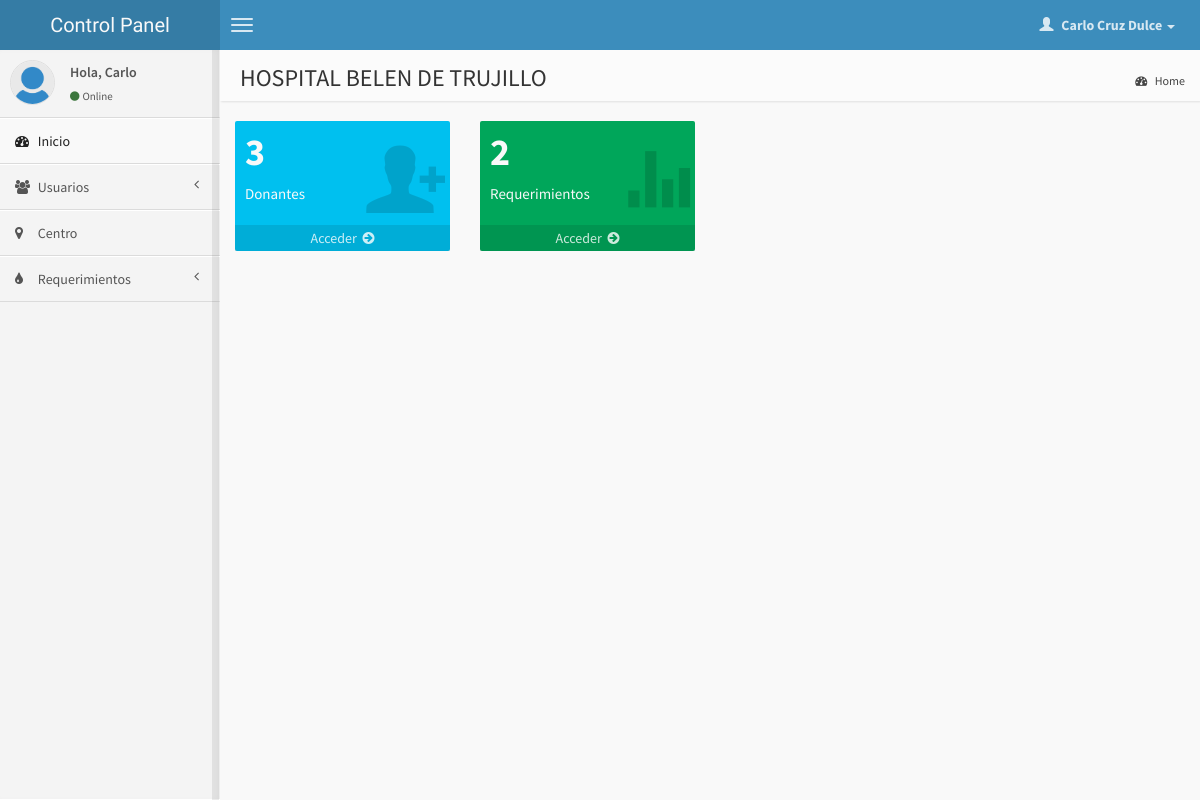
Screenshot of /admin/index.php (signed in) with the database file from the repository.
### tables this page shows
CREATE TABLE IF NOT EXISTS `personal` (
  `id` int(11) NOT NULL,
  `idcentro` int(11) NOT NULL,
  `username` varchar(20) NOT NULL,
  `email` varchar(100) NOT NULL,
  `password` varchar(10) NOT NULL,
  `nombre` varchar(100) NOT NULL,
  `imagen` varchar(100) NOT NULL DEFAULT 'noimagen.jpg',
  `permisos` char(1) NOT NULL DEFAULT '1',
  `fecha` timestamp NOT NULL DEFAULT CURRENT_TIMESTAMP,
  `estado` char(1) NOT NULL DEFAULT '1'
);

CREATE TABLE IF NOT EXISTS `centros` (
  `institucion` varchar(100) DEFAULT NULL,
  `id` int(8) NOT NULL DEFAULT '0',
  `nombre` varchar(100) DEFAULT NULL,
  `clasificacion` varchar(100) DEFAULT NULL,
  `tipo` varchar(50) DEFAULT NULL,
  `departamento` varchar(50) DEFAULT NULL,
  `provincia` varchar(50) DEFAULT NULL,
  `distrito` varchar(50) DEFAULT NULL,
  `ubigeo` int(6) DEFAULT NULL,
  `direccion` varchar(200) DEFAULT NULL,
  `coddisa` int(2) DEFAULT NULL,
  `codred` int(2) DEFAULT NULL,
  `codmicrorred` int(2) DEFAULT NULL,
  `disa` varchar(20) DEFAULT NULL,
  `red` varchar(50) DEFAULT NULL,
  `microrred` varchar(100) DEFAULT NULL,
  `codue` int(4) DEFAULT NULL,
  `unidejecutora` varchar(100) DEFAULT NULL,
  `categoria` varchar(50) DEFAULT NULL,
  `telefono` varchar(50) DEFAULT NULL,
  `tipdoccategorizacion` varchar(50) DEFAULT NULL,
  `nrodoccategorizacion` varchar(50) DEFAULT NULL,
  `horario` varchar(100) DEFAULT NULL,
  `iniactividad` varchar(10) DEFAULT NULL,
  `responsable` varchar(50) DEFAULT NULL,
  `estado` char(1) DEFAULT '1',
  `situacion` varchar(10) DEFAULT NULL,
  `condicion` varchar(17) DEFAULT NULL,
  `inspeccion` varchar(16) DEFAULT NULL,
  `norte` decimal(10,8) DEFAULT NULL,
  `este` decimal(11,8) DEFAULT NULL,
  `cota` int(4) DEFAULT NULL,
  `imagen` varchar(20) NOT NULL DEFAULT 'noimagen.jpg',
  `bancosangre` char(1) NOT NULL DEFAULT '0'
);

### admin/index.php (the view, shortened to what this page needs)
<?php
	$s_idcentro=$_SESSION["idcentro"];
	$s_usuario=$_SESSION["username"];
	$s_nombre=$_SESSION["nombre"];
	$rsbuscar=mysql_query("select P.imagen, C.nombre as nombrecentro
		from personal as P
		inner join centros as C on C.id = P.idcentro
		where username='$s_usuario'");
	$encontrado=mysql_fetch_array($rsbuscar);
	$foto=$encontrado["imagen"];
	$nombrecentro=$encontrado["nombrecentro"];
	$result = mysql_query("SELECT COUNT(*) AS total FROM donantes;");
	$data= mysql_fetch_assoc($result);
	$num_donantes = $data['total'];
	$result3 = mysql_query("SELECT COUNT(*) AS total FROM requerimientos where estado = '1' and idcentro='$s_idcentro'");
	$data3=mysql_fetch_assoc($result3);
	$num_requerimientos = $data3['total'];
?>
<!DOCTYPE html>
<html>
    <head>
        <link href="css/bootstrap.min.css" rel="stylesheet" type="text/css" />
        <link href="css/font-awesome.min.css" rel="stylesheet" type="text/css" />
        <link href="css/ionicons.min.css" rel="stylesheet" type="text/css" />
        <link href="css/datatables/dataTables.bootstrap.css" rel="stylesheet" type="text/css" />
        <link href="css/AdminLTE.css" rel="stylesheet" type="text/css" />
    </head>
    <body class="skin-blue fixed">
        <header class="header">
            <a href="index.php" class="logo">
				Control Panel
            </a>
            <nav class="navbar navbar-static-top" role="navigation">
                <a href="#" class="navbar-btn sidebar-toggle" data-toggle="offcanvas" role="button">
                    <span class="icon-bar"></span>
                    <span class="icon-bar"></span>
                    <span class="icon-bar"></span>
                </a>
                <div class="navbar-right">
                    <ul class="nav navbar-nav">
                        <li class="dropdown user user-menu">
                            <a href="#" class="dropdown-toggle" data-toggle="dropdown">
                                <i class="glyphicon glyphicon-user"></i>
                                <span><?php echo $s_nombre ?> <i class="caret"></i></span>
                            </a>
                        </li>
                    </ul>
                </div>
            </nav>
        </header>
        <div class="wrapper row-offcanvas row-offcanvas-left">
            <aside class="left-side sidebar-offcanvas">
                <section class="sidebar">
                    <div class="user-panel">
                        <div class="pull-left image">
                            <img src="img/usuarios/<?php echo $foto ?>" class="img-circle" alt="User Image" />
                        </div>
                        <div class="pull-left info">
                            <p>Hola,
							<?php
							$nombre = explode(" ", $s_nombre);
							echo $nombre[0];
							?> </p>
                            <a href="#"><i class="fa fa-circle text-success"></i>Online</a>
                        </div>
                    </div>
                    <ul class="sidebar-menu">
                        <li class="active">
                            <a href="index.php">
                                <i class="fa fa-dashboard"></i> <span>Inicio</span>
                            </a>
                        </li>
                        <li class="treeview">
                            <a href="#">
                                <i class="fa fa-users"></i>
                                <span>Usuarios</span>
                                <i class="fa fa-angle-left pull-right"></i>
                            </a>
                        </li>
						<li>
                            <a href="centro.php">
                                <i class="fa fa-map-marker"></i> <span>Centro</span>
                            </a>
                        </li>
						<li class="treeview">
                            <a href="#">
                                <i class="fa fa-tint"></i>
                                <span>Requerimientos</span>
                                <i class="fa fa-angle-left pull-right"></i>
                            </a>
                        </li>
                    </ul>
                </section>
            </aside>
            <aside class="right-side">
                <section class="content-header">
                    <h1>
                        <?php echo $nombrecentro ?>
                    </h1>
                    <ol class="breadcrumb">
                        <li><a href="#"><i class="fa fa-dashboard"></i> Home</a></li>
                    </ol>
                </section>
                <section class="content">
                    <div class="row">
                        <div class="col-lg-3 col-xs-6">
                            <div class="small-box bg-aqua">
                                <div class="inner">
                                    <h3>
                                        <?php echo $num_donantes; ?>
                                    </h3>
                                    <p>
                                        Donantes
                                    </p>
                                </div>
                                <div class="icon">
                                    <i class="ion ion-person-add"></i>
                                </div>
                                <a href="donante_reporte.php" class="small-box-footer">
                                    Acceder &nbsp;<i class="fa fa-arrow-circle-right"></i>
                                </a>
                            </div>
                        </div>
						<div class="col-lg-3 col-xs-6">
                            <div class="small-box bg-green">
                                <div class="inner">
                                    <h3>
                                        <?php echo $num_requerimientos; ?>
                                    </h3>
                                    <p>
                                        Requerimientos
                                    </p>
                                </div>
                                <div class="icon">
                                    <i class="ion ion-stats-bars"></i>
                                </div>
                                <a href="requerimiento_reporte.php" class="small-box-footer">
                                    Acceder &nbsp;<i class="fa fa-arrow-circle-right"></i>
                                </a>
                            </div>
                        </div>
                    </div>
                </section>
            </aside>
        </div>
    </body>
</html>

### rows the page displays
personal: imagen (placeholder picture), idcentro.nombre "HOSPITAL BELEN DE TRUJILLO"

### other values shown
$s_nombre "Carlo Cruz Dulce"
$nombre[0] "Carlo"
$num_donantes "3"
$num_requerimientos "2"
